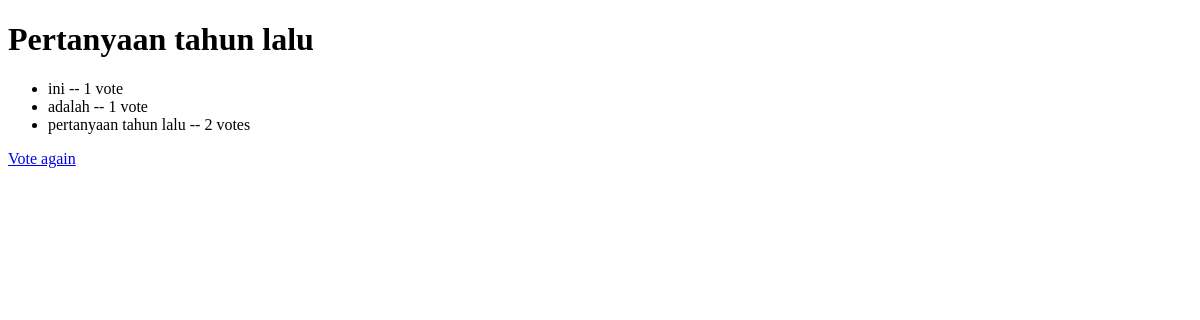
Before: /polls/3/result/ with the older database file.
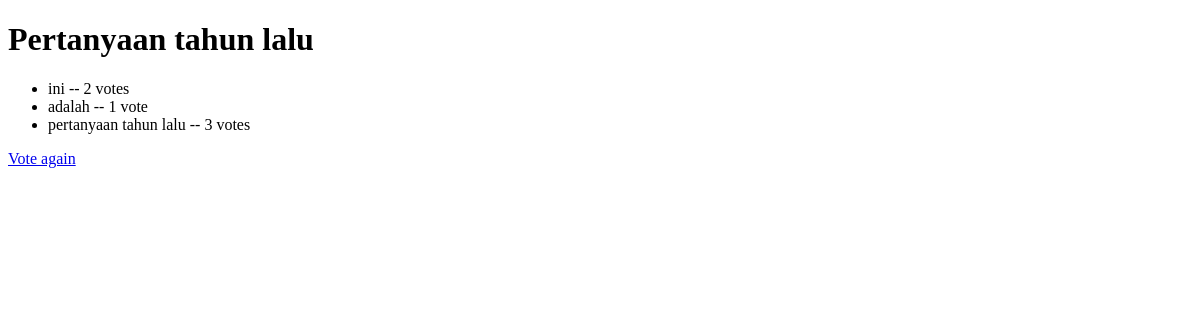
After: the same page with the newer database file.
### polls/models.py (models this page shows, shortened)
class Questions(models.Model):
    question_text = models.CharField(max_length=200)
    pub_date = models.DateTimeField('published date')
    def was_published_recently(self):
        now = timezone.now()
        return now - datetime.timedelta(days=1) <= self.pub_date <= now
    was_published_recently.admin_order_field = 'pub_date'
    was_published_recently.boolean = True
    was_published_recently.short_description = 'Recent?'

class Choices(models.Model):
    question = models.ForeignKey(Questions)
    choice_text = models.CharField(max_length=200)
    votes = models.IntegerField(default=0)

### polls/views.py (the view)
# urls.py: url(r'^(?P<pk>[0-9]+)/result/$', views.ResultsView.as_view(), name="result"),
class ResultsView(generic.DetailView):
    model = Questions
    template_name = 'polls/result.html'

### polls/templates/polls/result.html (shortened to what this page needs)
<!DOCTYPE html>
<html lang="en">
<head>
</head>
<body>
<h1>{{ object.question_text }}</h1>
<ul>
    {% for choice in object.choices_set.all %}
        <li>{{ choice.choice_text }} -- {{ choice.votes }} vote{{ choice.votes|pluralize }}</li>
    {% endfor %}
</ul>
<a href="{% url 'polls:detail' object.id %}">Vote again</a>
</body>
</html>

Changed rows visible on the page:
changed Choices "ini": votes "1" → "2"
changed Choices "pertanyaan tahun lalu": votes "2" → "3"
